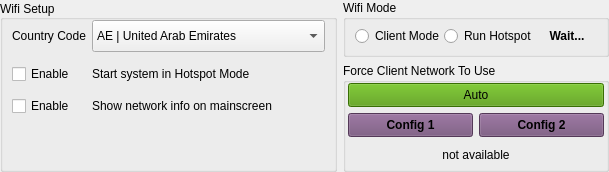
       <widget class="QWidget" name="horizontalWidget" native="true">
        <property name="sizePolicy">
         <sizepolicy hsizetype="Expanding" vsizetype="Fixed">
          <horstretch>0</horstretch>
          <verstretch>0</verstretch>
         </sizepolicy>
        </property>
        <layout class="QHBoxLayout" name="horizontalLayout_17">
         <property name="leftMargin">
          <number>0</number>
         </property>
         <property name="topMargin">
          <number>0</number>
         </property>
         <property name="rightMargin">
          <number>0</number>
         </property>
         <property name="bottomMargin">
          <number>0</number>
         </property>
         <item>
          <widget class="QGroupBox" name="groupBox">
           <property name="sizePolicy">
            <sizepolicy hsizetype="Expanding" vsizetype="Preferred">
             <horstretch>0</horstretch>
             <verstretch>0</verstretch>
            </sizepolicy>
           </property>
           <property name="title">
            <string>Wifi Setup</string>
           </property>
           <property name="alignment">
            <set>Qt::AlignLeading|Qt::AlignLeft|Qt::AlignVCenter</set>
           </property>
           <layout class="QHBoxLayout" name="horizontalLayout_16">
            <property name="leftMargin">
             <number>0</number>
            </property>
            <property name="topMargin">
             <number>0</number>
            </property>
            <property name="rightMargin">
             <number>0</number>
            </property>
            <property name="bottomMargin">
             <number>2</number>
            </property>
            <item>
             <widget class="QWidget" name="formWidget" native="true">
              <property name="sizePolicy">
               <sizepolicy hsizetype="Expanding" vsizetype="Preferred">
                <horstretch>0</horstretch>
                <verstretch>0</verstretch>
               </sizepolicy>
              </property>
              <layout class="QFormLayout" name="formLayout_30">
               <property name="topMargin">
                <number>0</number>
               </property>
               <property name="bottomMargin">
                <number>0</number>
               </property>
               <item row="0" column="0">
                <widget class="QLabel" name="labelCountryCode">
                 <property name="minimumSize">
                  <size>
                   <width>0</width>
                   <height>32</height>
                  </size>
                 </property>
                 <property name="maximumSize">
                  <size>
                   <width>16777215</width>
                   <height>32</height>
                  </size>
                 </property>
                 <property name="text">
                  <string>Country Code</string>
                 </property>
                </widget>
               </item>
               <item row="0" column="1">
                <widget class="QComboBox" name="comboBoxCountryCode">
                 <property name="minimumSize">
                  <size>
                   <width>0</width>
                   <height>32</height>
                  </size>
                 </property>
                 <property name="maximumSize">
                  <size>
                   <width>16777215</width>
                   <height>32</height>
                  </size>
                 </property>
                 <property name="styleSheet">
                  <string notr="true">QScrollBar { 
	width: 40px;
	background-color: rgba(85, 87, 83, 0.7);
}</string>
                 </property>
                 <item>
                  <property name="text">
                   <string>AE | United Arab Emirates</string>
                  </property>
                 </item>
                 <item>
                  <property name="text">
                   <string>AR | Argentina</string>
                  </property>
                 </item>
                 <item>
                  <property name="text">
                   <string>AT | Austria</string>
                  </property>
                 </item>
                 <item>
                  <property name="text">
                   <string>AU | Australia</string>
                  </property>
                 </item>
                 <item>
                  <property name="text">
                   <string>BG | Bulgaria</string>
                  </property>
                 </item>
                 <item>
                  <property name="text">
                   <string>BH | Bahrain</string>
                  </property>
                 </item>
                 <item>
                  <property name="text">
                   <string>BM | Bermuda</string>
                  </property>
                 </item>
                 <item>
                  <property name="text">
                   <string>BO | Bolivia</string>
                  </property>
                 </item>
                 <item>
                  <property name="text">
                   <string>BR | Brazil</string>
                  </property>
                 </item>
                 <item>
                  <property name="text">
                   <string>CA | Canada</string>
                  </property>
                 </item>
                 <item>
                  <property name="text">
                   <string>CH | Switzerland</string>
                  </property>
                 </item>
                 <item>
                  <property name="text">
                   <string>CL | Chile</string>
                  </property>
                 </item>
                 <item>
                  <property name="text">
                   <string>CN | China</string>
                  </property>
                 </item>
                 <item>
                  <property name="text">
                   <string>CO | Colombia</string>
                  </property>
                 </item>
                 <item>
                  <property name="text">
                   <string>CR | Costa Rica</string>
                  </property>
                 </item>
                 <item>
                  <property name="text">
                   <string>CS | Serbia and Montenegro</string>
                  </property>
                 </item>
                 <item>
                  <property name="text">
                   <string>CY | Cyprus</string>
                  </property>
                 </item>
                 <item>
                  <property name="text">
                   <string>CZ | Czech Republic</string>
                  </property>
                 </item>
                 <item>
                  <property name="text">
                   <string>DE | Germany</string>
                  </property>
                 </item>
                 <item>
                  <property name="text">
                   <string>DK | Denmark</string>
                  </property>
                 </item>
                 <item>
                  <property name="text">
                   <string>DO | Dominican Republic</string>
                  </property>
                 </item>
                 <item>
                  <property name="text">
                   <string>DZ | Algeria</string>
                  </property>
                 </item>
                 <item>
                  <property name="text">
                   <string>EC | Ecuador</string>
                  </property>
                 </item>
                 <item>
                  <property name="text">
                   <string>EE | Estonia</string>
                  </property>
                 </item>
                 <item>
                  <property name="text">
                   <string>EG | Egypt</string>
                  </property>
                 </item>
                 <item>
                  <property name="text">
                   <string>ES | Spain</string>
                  </property>
                 </item>
                 <item>
                  <property name="text">
                   <string>FI | Finland</string>
                  </property>
                 </item>
                 <item>
                  <property name="text">
                   <string>FR | France</string>
                  </property>
                 </item>
                 <item>
                  <property name="text">
                   <string>GB | United Kingdom</string>
                  </property>
                 </item>
                 <item>
                  <property name="text">
                   <string>GR | Greece</string>
                  </property>
                 </item>
                 <item>
                  <property name="text">
                   <string>GT | Guatemala</string>
                  </property>
                 </item>
                 <item>
                  <property name="text">
                   <string>HK | Hong Kong</string>
                  </property>
                 </item>
                 <item>
                  <property name="text">
                   <string>HN | Honduras</string>
                  </property>
                 </item>
                 <item>
                  <property name="text">
                   <string>ID | Indonesia</string>
                  </property>
                 </item>
                 <item>
                  <property name="text">
                   <string>IE | Ireland</string>
                  </property>
                 </item>
                 <item>
                  <property name="text">
                   <string>IL | Israel</string>
                  </property>
                 </item>
                 <item>
                  <property name="text">
                   <string>IN | India</string>
                  </property>
                 </item>
                 <item>
                  <property name="text">
                   <string>IS | Iceland</string>
                  </property>
                 </item>
                 <item>
                  <property name="text">
                   <string>IT | Italy</string>
                  </property>
                 </item>
                 <item>
                  <property name="text">
                   <string>JM | Jamaica</string>
                  </property>
                 </item>
                 <item>
                  <property name="text">
                   <string>JO | Jordan</string>
                  </property>
                 </item>
                 <item>
                  <property name="text">
                   <string>JP3 | Japan</string>
                  </property>
                 </item>
                 <item>
                  <property name="text">
                   <string>KE | Kenya</string>
                  </property>
                 </item>
                 <item>
                  <property name="text">
                   <string>KR | Republic of Korea (South Korea)</string>
                  </property>
                 </item>
                 <item>
                  <property name="text">
                   <string>KW | Kuwait</string>
                  </property>
                 </item>
                 <item>
                  <property name="text">
                   <string>KW | Kuwait</string>
                  </property>
                 </item>
                 <item>
                  <property name="text">
                   <string>LB | Lebanon</string>
                  </property>
                 </item>
                 <item>
                  <property name="text">
                   <string>LI | Liechtenstein</string>
                  </property>
                 </item>
                 <item>
                  <property name="text">
                   <string>LK | Sri Lanka</string>
                  </property>
                 </item>
                 <item>
                  <property name="text">
                   <string>LT | Lithuania</string>
                  </property>
                 </item>
                 <item>
                  <property name="text">
                   <string>LU | Luxembourg</string>
                  </property>
                 </item>
                 <item>
                  <property name="text">
                   <string>MA | Morocco</string>
                  </property>
                 </item>
                 <item>
                  <property name="text">
                   <string>MU | Mauritius</string>
                  </property>
                 </item>
                 <item>
                  <property name="text">
                   <string>MX | Mexico</string>
                  </property>
                 </item>
                 <item>
                  <property name="text">
                   <string>NL | Netherlands</string>
                  </property>
                 </item>
                 <item>
                  <property name="text">
                   <string>NO | Norway</string>
                  </property>
                 </item>
                 <item>
                  <property name="text">
                   <string>NZ | New Zealand</string>
                  </property>
                 </item>
                 <item>
                  <property name="text">
                   <string>OM | Oman</string>
                  </property>
                 </item>
                 <item>
                  <property name="text">
                   <string>PA | Panama</string>
                  </property>
                 </item>
                 <item>
                  <property name="text">
                   <string>PE | Peru</string>
                  </property>
                 </item>
                 <item>
                  <property name="text">
                   <string>PH | Philippines</string>
                  </property>
                 </item>
                 <item>
                  <property name="text">
                   <string>PK | Islamic Republic of Pakistan</string>
                  </property>
                 </item>
                 <item>
                  <property name="text">
                   <string>PL | Poland</string>
                  </property>
                 </item>
                 <item>
                  <property name="text">
                   <string>PR | Puerto Rico</string>
                  </property>
                 </item>
                 <item>
                  <property name="text">
                   <string>PT | Portugal</string>
                  </property>
                 </item>
                 <item>
                  <property name="text">
                   <string>QA | Qatar</string>
                  </property>
                 </item>
                 <item>
                  <property name="text">
                   <string>RO | Romania</string>
                  </property>
                 </item>
                 <item>
                  <property name="text">
                   <string>RU | Russia</string>
                  </property>
                 </item>
                 <item>
                  <property name="text">
                   <string>SA | Saudi Arabia</string>
                  </property>
                 </item>
                 <item>
                  <property name="text">
                   <string>SG | Singapore</string>
                  </property>
                 </item>
                 <item>
                  <property name="text">
                   <string>SI | Slovenia</string>
                  </property>
                 </item>
                 <item>
                  <property name="text">
                   <string>SK | Slovak Republic</string>
                  </property>
                 </item>
                 <item>
                  <property name="text">
                   <string>SV | El Salvador</string>
                  </property>
                 </item>
                 <item>
                  <property name="text">
                   <string>TH | Thailand</string>
                  </property>
                 </item>
                 <item>
                  <property name="text">
                   <string>TN | Tunisia</string>
                  </property>
                 </item>
                 <item>
                  <property name="text">
                   <string>TR | Turkey</string>
                  </property>
                 </item>
                 <item>
                  <property name="text">
                   <string>TT | Trinidad and Tobago</string>
                  </property>
                 </item>
                 <item>
                  <property name="text">
                   <string>TW | Taiwan</string>
                  </property>
                 </item>
                 <item>
                  <property name="text">
                   <string>UA | Ukraine</string>
                  </property>
                 </item>
                 <item>
                  <property name="text">
                   <string>US | United States</string>
                  </property>
                 </item>
                 <item>
                  <property name="text">
                   <string>UY | Uruguay</string>
                  </property>
                 </item>
                 <item>
                  <property name="text">
                   <string>VE | Venezuela</string>
                  </property>
                 </item>
                 <item>
                  <property name="text">
                   <string>VN | Vietnam</string>
                  </property>
                 </item>
                 <item>
                  <property name="text">
                   <string>ZA | South Africa</string>
                  </property>
                 </item>
                </widget>
               </item>
               <item row="1" column="0">
                <widget class="QCheckBox" name="checkBoxHotspot">
                 <property name="sizePolicy">
                  <sizepolicy hsizetype="Expanding" vsizetype="Fixed">
                   <horstretch>0</horstretch>
                   <verstretch>0</verstretch>
                  </sizepolicy>
                 </property>
                 <property name="minimumSize">
                  <size>
                   <width>0</width>
                   <height>32</height>
                  </size>
                 </property>
                 <property name="maximumSize">
                  <size>
                   <width>16777215</width>
                   <height>32</height>
                  </size>
                 </property>
                 <property name="text">
                  <string>Enable</string>
                 </property>
                </widget>
               </item>
               <item row="1" column="1">
                <widget class="QLabel" name="label_hotspot">
                 <property name="sizePolicy">
                  <sizepolicy hsizetype="Expanding" vsizetype="Fixed">
                   <horstretch>0</horstretch>
                   <verstretch>0</verstretch>
                  </sizepolicy>
                 </property>
                 <property name="minimumSize">
                  <size>
                   <width>0</width>
                   <height>32</height>
                  </size>
                 </property>
                 <property name="maximumSize">
                  <size>
                   <width>16777215</width>
                   <height>32</height>
                  </size>
                 </property>
                 <property name="text">
                  <string>Start system in Hotspot Mode</string>
                 </property>
                 <property name="wordWrap">
                  <bool>true</bool>
                 </property>
                </widget>
               </item>
               <item row="2" column="0">
                <widget class="QCheckBox" name="checkBoxNetworkinfo">
                 <property name="text">
                  <string>Enable</string>
                 </property>
                </widget>
               </item>
               <item row="2" column="1">
                <widget class="QLabel" name="label_hotspotclient">
                 <property name="text">
                  <string>Show network info on mainscreen</string>
                 </property>
                </widget>
               </item>
              </layout>
             </widget>
            </item>
           </layout>
          </widget>
         </item>
         <item>
          <widget class="QWidget" name="verticalWidget" native="true">
           <property name="sizePolicy">
            <sizepolicy hsizetype="Expanding" vsizetype="Preferred">
             <horstretch>0</horstretch>
             <verstretch>0</verstretch>
            </sizepolicy>
           </property>
           <layout class="QVBoxLayout" name="verticalLayout_10">
            <property name="leftMargin">
             <number>0</number>
            </property>
            <property name="topMargin">
             <number>0</number>
            </property>
            <property name="rightMargin">
             <number>0</number>
            </property>
            <property name="bottomMargin">
             <number>0</number>
            </property>
            <item>
             <widget class="QGroupBox" name="groupBoxWifiMode">
              <property name="sizePolicy">
               <sizepolicy hsizetype="Expanding" vsizetype="Expanding">
                <horstretch>0</horstretch>
                <verstretch>0</verstretch>
               </sizepolicy>
              </property>
              <property name="title">
               <string>Wifi Mode</string>
              </property>
              <property name="alignment">
               <set>Qt::AlignLeading|Qt::AlignLeft|Qt::AlignTop</set>
              </property>
              <property name="flat">
               <bool>false</bool>
              </property>
              <layout class="QVBoxLayout" name="verticalLayout_8">
               <property name="spacing">
                <number>0</number>
               </property>
               <property name="leftMargin">
                <number>0</number>
               </property>
               <property name="topMargin">
                <number>0</number>
               </property>
               <property name="rightMargin">
                <number>0</number>
               </property>
               <property name="bottomMargin">
                <number>2</number>
               </property>
               <item>
                <layout class="QHBoxLayout" name="horizontalLayout_21">
                 <property name="leftMargin">
                  <number>9</number>
                 </property>
                 <property name="rightMargin">
                  <number>9</number>
                 </property>
                 <item>
                  <widget class="QRadioButton" name="radioButtonClient">
                   <property name="minimumSize">
                    <size>
                     <width>0</width>
                     <height>32</height>
                    </size>
                   </property>
                   <property name="maximumSize">
                    <size>
                     <width>16777215</width>
                     <height>32</height>
                    </size>
                   </property>
                   <property name="text">
                    <string>Client Mode</string>
                   </property>
                  </widget>
                 </item>
                 <item>
                  <widget class="QRadioButton" name="radioButtonHotspot">
                   <property name="minimumSize">
                    <size>
                     <width>0</width>
                     <height>32</height>
                    </size>
                   </property>
                   <property name="maximumSize">
                    <size>
                     <width>16777215</width>
                     <height>32</height>
                    </size>
                   </property>
                   <property name="text">
                    <string>Run Hotspot</string>
                   </property>
                  </widget>
                 </item>
                 <item>
                  <widget class="QLabel" name="label_modeswitchprogress">
                   <property name="sizePolicy">
                    <sizepolicy hsizetype="Expanding" vsizetype="Fixed">
                     <horstretch>0</horstretch>
                     <verstretch>0</verstretch>
                    </sizepolicy>
                   </property>
                   <property name="minimumSize">
                    <size>
                     <width>60</width>
                     <height>32</height>
                    </size>
                   </property>
                   <property name="maximumSize">
                    <size>
                     <width>60</width>
                     <height>32</height>
                    </size>
                   </property>
                   <property name="font">
                    <font>
                     <bold>true</bold>
                    </font>
                   </property>
                   <property name="styleSheet">
                    <string notr="true">background-color: rgba(0, 0, 0, 0);</string>
                   </property>
                   <property name="text">
                    <string>Wait...</string>
                   </property>
                   <property name="alignment">
                    <set>Qt::AlignCenter</set>
                   </property>
                  </widget>
                 </item>
                </layout>
               </item>
              </layout>
             </widget>
            </item>
            <item>
             <widget class="QGroupBox" name="groupBoxClientNetwork">
              <property name="sizePolicy">
               <sizepolicy hsizetype="Expanding" vsizetype="Preferred">
                <horstretch>0</horstretch>
                <verstretch>0</verstretch>
               </sizepolicy>
              </property>
              <property name="minimumSize">
               <size>
                <width>0</width>
                <height>80</height>
               </size>
              </property>
              <property name="title">
               <string>Force Client Network To Use</string>
              </property>
              <layout class="QVBoxLayout" name="verticalLayout_11">
               <property name="leftMargin">
                <number>2</number>
               </property>
               <property name="topMargin">
                <number>0</number>
               </property>
               <property name="rightMargin">
                <number>2</number>
               </property>
               <property name="bottomMargin">
                <number>2</number>
               </property>
               <item>
                <widget class="QPushButton" name="pushButtonNetworkAuto">
                 <property name="sizePolicy">
                  <sizepolicy hsizetype="Expanding" vsizetype="Fixed">
                   <horstretch>0</horstretch>
                   <verstretch>0</verstretch>
                  </sizepolicy>
                 </property>
                 <property name="minimumSize">
                  <size>
                   <width>0</width>
                   <height>24</height>
                  </size>
                 </property>
                 <property name="maximumSize">
                  <size>
                   <width>16777215</width>
                   <height>24</height>
                  </size>
                 </property>
                 <property name="styleSheet">
                  <string notr="true">background-color: rgb(78, 154, 6);
outline: none;</string>
                 </property>
                 <property name="text">
                  <string>Auto</string>
                 </property>
                </widget>
               </item>
               <item>
                <widget class="QWidget" name="clientNetworkSelect" native="true">
                 <property name="sizePolicy">
                  <sizepolicy hsizetype="Expanding" vsizetype="Fixed">
                   <horstretch>0</horstretch>
                   <verstretch>0</verstretch>
                  </sizepolicy>
                 </property>
                 <property name="minimumSize">
                  <size>
                   <width>0</width>
                   <height>24</height>
                  </size>
                 </property>
                 <property name="maximumSize">
                  <size>
                   <width>16777215</width>
                   <height>24</height>
                  </size>
                 </property>
                 <layout class="QHBoxLayout" name="horizontalLayout_22">
                  <property name="leftMargin">
                   <number>0</number>
                  </property>
                  <property name="topMargin">
                   <number>0</number>
                  </property>
                  <property name="rightMargin">
                   <number>0</number>
                  </property>
                  <property name="bottomMargin">
                   <number>0</number>
                  </property>
                  <item>
                   <widget class="QPushButton" name="pushButtonNetwork0">
                    <property name="sizePolicy">
                     <sizepolicy hsizetype="Expanding" vsizetype="Fixed">
                      <horstretch>0</horstretch>
                      <verstretch>0</verstretch>
                     </sizepolicy>
                    </property>
                    <property name="minimumSize">
                     <size>
                      <width>0</width>
                      <height>24</height>
                     </size>
                    </property>
                    <property name="maximumSize">
                     <size>
                      <width>16777215</width>
                      <height>24</height>
                     </size>
                    </property>
                    <property name="font">
                     <font>
                      <bold>true</bold>
                     </font>
                    </property>
                    <property name="styleSheet">
                     <string notr="true">background-color: rgb(117, 80, 123);
outline: none;</string>
                    </property>
                    <property name="text">
                     <string>Config 1</string>
                    </property>
                   </widget>
                  </item>
                  <item>
                   <widget class="QPushButton" name="pushButtonNetwork1">
                    <property name="sizePolicy">
                     <sizepolicy hsizetype="Expanding" vsizetype="Fixed">
                      <horstretch>0</horstretch>
                      <verstretch>0</verstretch>
                     </sizepolicy>
                    </property>
                    <property name="minimumSize">
                     <size>
                      <width>0</width>
                      <height>24</height>
                     </size>
                    </property>
                    <property name="maximumSize">
                     <size>
                      <width>16777215</width>
                      <height>24</height>
                     </size>
                    </property>
                    <property name="font">
                     <font>
                      <bold>true</bold>
                     </font>
                    </property>
                    <property name="styleSheet">
                     <string notr="true">background-color: rgb(117, 80, 123);
outline: none;</string>
                    </property>
                    <property name="text">
                     <string>Config 2</string>
                    </property>
                   </widget>
                  </item>
                 </layout>
                </widget>
               </item>
               <item>
                <widget class="QLabel" name="label_notavailable">
                 <property name="sizePolicy">
                  <sizepolicy hsizetype="Expanding" vsizetype="Fixed">
                   <horstretch>0</horstretch>
                   <verstretch>0</verstretch>
                  </sizepolicy>
                 </property>
                 <property name="minimumSize">
                  <size>
                   <width>0</width>
                   <height>24</height>
                  </size>
                 </property>
                 <property name="maximumSize">
                  <size>
                   <width>16777215</width>
                   <height>24</height>
                  </size>
                 </property>
                 <property name="text">
                  <string>not available</string>
                 </property>
                 <property name="alignment">
                  <set>Qt::AlignCenter</set>
                 </property>
                </widget>
               </item>
              </layout>
             </widget>
            </item>
           </layout>
          </widget>
         </item>
        </layout>
       </widget>
